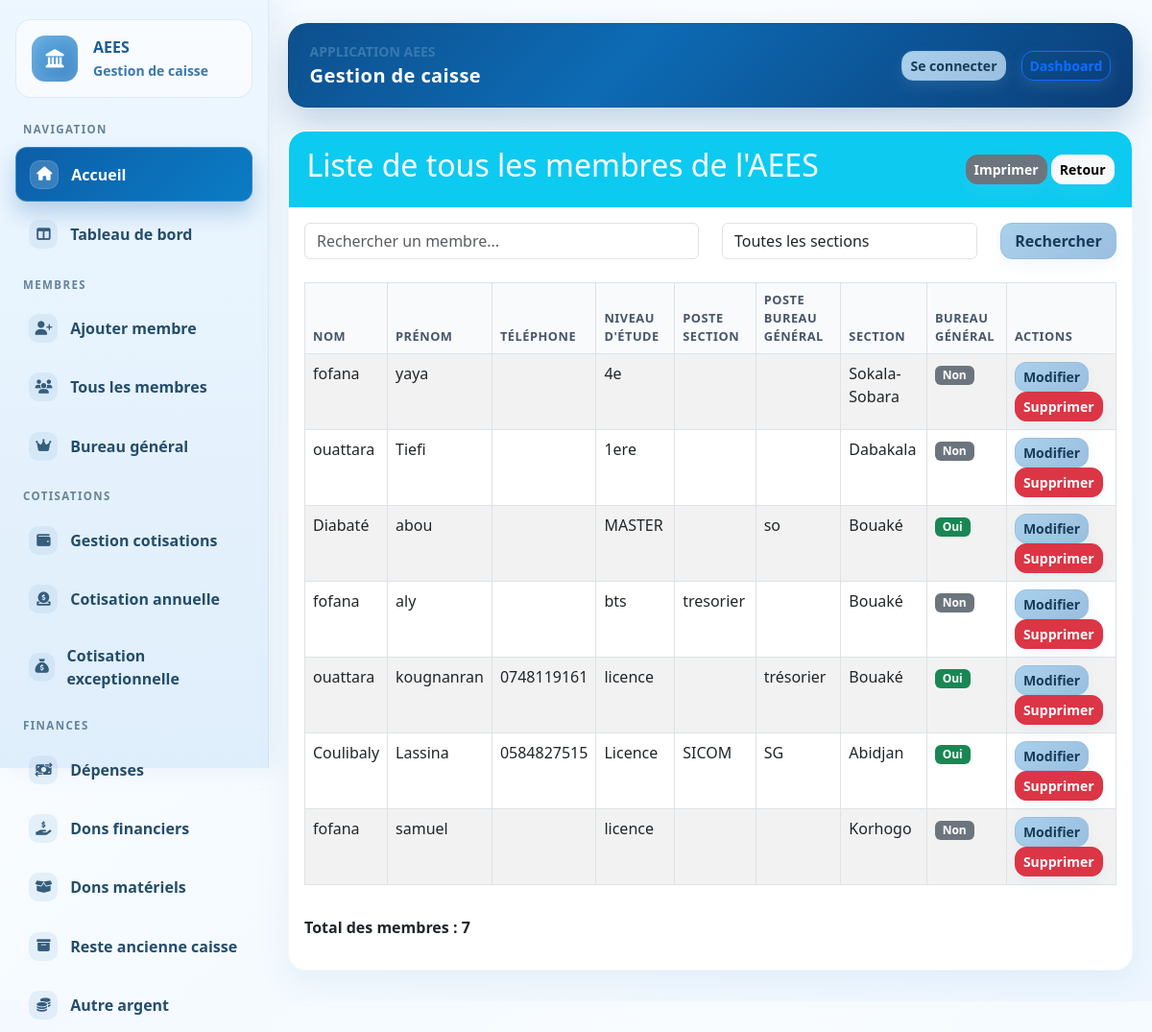
The app's page /membres/, older data.
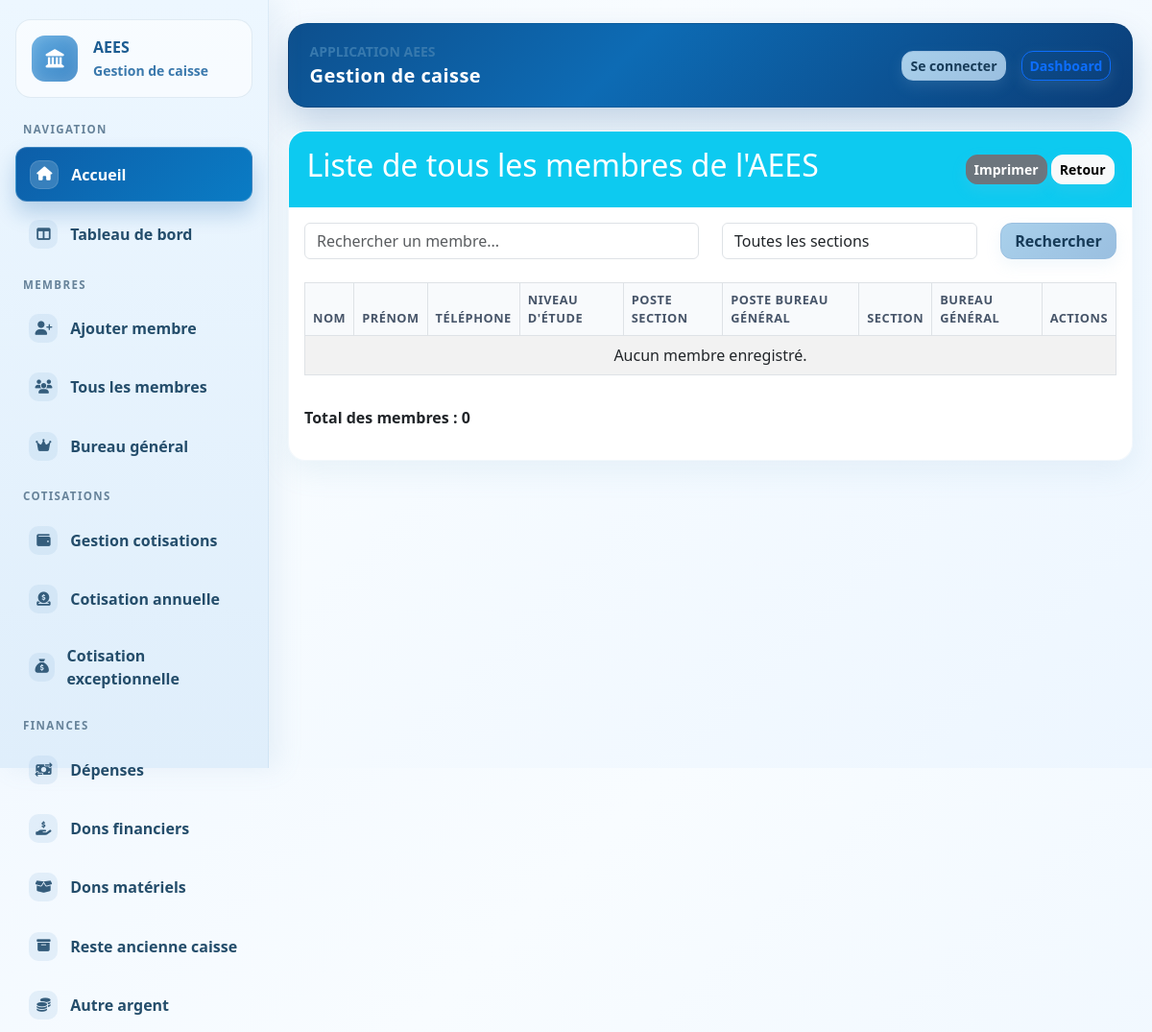
The same page, newer data.
### caisse/models.py (models this page shows, shortened)
class Membre(models.Model):
    nom = models.CharField(max_length=100)
    prenom = models.CharField(max_length=100)
    numero_telephone = models.CharField(max_length=20, blank=True)
    niveau_etude = models.CharField(max_length=100, blank=True)
    poste_section = models.CharField(max_length=100, blank=True)
    poste_bureau_general = models.CharField(max_length=100, blank=True)
    section = models.ForeignKey(Section, on_delete=models.CASCADE)
    est_membre_bureau_general = models.BooleanField(default=False)
    class Meta:
        verbose_name = 'membre'
        verbose_name_plural = 'membres'
        indexes = [
            models.Index(fields=['nom', 'prenom']),
            models.Index(fields=['section']),
            models.Index(fields=['est_membre_bureau_general']),
        ]

class Section(models.Model):
    nom = models.CharField(max_length=100, unique=True)
    class Meta:
        verbose_name = 'section'
        verbose_name_plural = 'sections'

### caisse/views.py (the view)
# urls.py: path('membres/', views.MembreListView.as_view(), name='membre_list'),
class MembreListView(ListView):
    model = Membre
    template_name = 'caisse/membre_list.html'
    context_object_name = 'membres'
    paginate_by = 20
    def get_queryset(self):
        queryset = super().get_queryset().select_related('section').order_by('section', 'nom', 'prenom')
        query = self.request.GET.get('q', '')
        section = self.request.GET.get('section', '')
        if query:
            queryset = queryset.filter(Q(nom__icontains=query) | Q(prenom__icontains=query))
        if section:
            queryset = queryset.filter(section__id=section)
        return queryset
    def get_context_data(self, **kwargs):
        context = super().get_context_data(**kwargs)
        context['sections'] = Section.objects.all()
        context['query'] = self.request.GET.get('q', '')
        context['selected_section'] = self.request.GET.get('section', '')
        return context

### caisse/templates/caisse/membre_list.html (shortened to what this page needs)
{% extends 'caisse/base.html' %}
{% block content %}
<div class="card">
    <div class="card-header bg-info text-white d-flex justify-content-between align-items-center">
        <h2>Liste de tous les membres de l'AEES</h2>
        <div>
            <button onclick="window.print()" class="btn btn-secondary btn-sm">Imprimer</button>
            <a href="{% url 'caisse:index' %}" class="btn btn-light btn-sm">Retour</a>
        </div>
    </div>
    <div class="card-body">
        <form method="get" class="mb-4">
            <div class="row">
                <div class="col-md-6">
                    <input type="text" name="q" class="form-control" placeholder="Rechercher un membre..." value="{{ query }}">
                </div>
                <div class="col-md-4">
                    <select name="section" class="form-control">
                        <option value="">Toutes les sections</option>
                    </select>
                </div>
                <div class="col-md-2">
                    <button type="submit" class="btn btn-primary w-100">Rechercher</button>
                </div>
            </div>
        </form>
        <div class="table-responsive">
            <table class="table table-striped table-bordered">
                <thead>
                    <tr>
                        <th>Nom</th>
                        <th>Prénom</th>
                        <th>Téléphone</th>
                        <th>Niveau d'Étude</th>
                        <th>Poste Section</th>
                        <th>Poste Bureau Général</th>
                        <th>Section</th>
                        <th>Bureau Général</th>
                        <th>Actions</th>
                    </tr>
                </thead>
                <tbody>
                    {% for membre in membres %}
                    <tr>
                        <td>{{ membre.nom }}</td>
                        <td>{{ membre.prenom }}</td>
                        <td>{{ membre.numero_telephone }}</td>
                        <td>{{ membre.niveau_etude }}</td>
                        <td>{{ membre.poste_section }}</td>
                        <td>{{ membre.poste_bureau_general }}</td>
                        <td>{{ membre.section.nom }}</td>
                        <td>{% if membre.est_membre_bureau_general %}<span class="badge bg-success">Oui</span>{% else %}<span class="badge bg-secondary">Non</span>{% endif %}</td>
                        <td>
                             <a href="{% url 'caisse:membre_update' membre.pk %}" class="btn btn-primary btn-sm"> Modifier
                             </a>
                             <a href="{% url 'caisse:membre_delete' membre.pk %}" class="btn btn-danger btn-sm">Supprimer
                             </a>
                        </td>
                    </tr>
                    {% empty %}
                    <tr><td colspan="9" class="text-center">Aucun membre enregistré.</td></tr>
                    {% endfor %}
                </tbody>
            </table>
        </div>
        <p class="mt-3"><strong>Total des membres : {{ paginator.count }}</strong></p>
    </div>
{% endblock %}

### caisse/templates/caisse/base.html (shortened to what this page needs)
{% load static %}
<!DOCTYPE html>
<html lang="fr">
<head>
    <link href="https://cdn.jsdelivr.net/npm/bootstrap@5.3.0/dist/css/bootstrap.min.css" rel="stylesheet">
    <link rel="stylesheet" href="https://cdnjs.cloudflare.com/ajax/libs/font-awesome/6.4.0/css/all.min.css">
</head>
<body>
    <div class="app-shell">
        <aside class="sidebar">
            <div class="brand-box d-flex align-items-center gap-3">
                <div class="brand-icon"><i class="fa-solid fa-landmark"></i></div>
                <div>
                    <div class="brand-name fw-bold fs-6 mb-0">AEES</div>
                    <small class="brand-subtitle">Gestion de caisse</small>
                </div>
            </div>
            <div class="nav-section-title">Navigation</div>
            <a class="nav-link-item home-item {% if request.path == '/' %}active{% endif %}" href="{% url 'caisse:index' %}">
                <span class="icon"><i class="fa-solid fa-house"></i></span>
                <span>Accueil</span>
            </a>
            <a class="nav-link-item" href="{% url 'caisse:dashboard' %}">
                <span class="icon"><i class="fa-solid fa-table-columns"></i></span>
                <span>Tableau de bord</span>
            </a>
            <div class="nav-section-title">Membres</div>
            <a class="nav-link-item" href="{% url 'caisse:membre_create' %}">
                <span class="icon"><i class="fa-solid fa-user-plus"></i></span>
                <span>Ajouter membre</span>
            </a>
            <a class="nav-link-item" href="{% url 'caisse:membre_list' %}">
                <span class="icon"><i class="fa-solid fa-users"></i></span>
                <span>Tous les membres</span>
            </a>
            <a class="nav-link-item" href="{% url 'caisse:bureau_general_list' %}">
                <span class="icon"><i class="fa-solid fa-crown"></i></span>
                <span>Bureau général</span>
            </a>
            <div class="nav-section-title">Cotisations</div>
            <a class="nav-link-item" href="{% url 'caisse:cotisation_record_list' %}">
                <span class="icon"><i class="fa-solid fa-wallet"></i></span>
                <span>Gestion cotisations</span>
            </a>
            <a class="nav-link-item" href="{% url 'caisse:cotisation_create' %}?type=ANNUELLE">
                <span class="icon"><i class="fa-solid fa-circle-dollar-to-slot"></i></span>
                <span>Cotisation annuelle</span>
            </a>
            <a class="nav-link-item" href="{% url 'caisse:cotisation_create' %}?type=BOOSTER">
                <span class="icon"><i class="fa-solid fa-sack-dollar"></i></span>
                <span>Cotisation exceptionnelle</span>
            </a>
            <div class="nav-section-title">Finances</div>
            <a class="nav-link-item" href="{% url 'caisse:depense_list' %}">
                <span class="icon"><i class="fa-solid fa-money-bill-transfer"></i></span>
                <span>Dépenses</span>
            </a>
            <a class="nav-link-item" href="{% url 'caisse:don_financier_create' %}">
                <span class="icon"><i class="fa-solid fa-hand-holding-dollar"></i></span>
                <span>Dons financiers</span>
            </a>
            <a class="nav-link-item" href="{% url 'caisse:don_materiel_create' %}">
                <span class="icon"><i class="fa-solid fa-box-open"></i></span>
                <span>Dons matériels</span>
            </a>
            <a class="nav-link-item" href="{% url 'caisse:reste_ancienne_caisse_create' %}">
                <span class="icon"><i class="fa-solid fa-box-archive"></i></span>
                <span>Reste ancienne caisse</span>
            </a>
            <a class="nav-link-item" href="{% url 'caisse:autre_argent_create' %}">
                <span class="icon"><i class="fa-solid fa-coins"></i></span>
                <span>Autre argent</span>
            </a>
        </aside>
        <main class="content-area">
            <div class="topbar d-flex justify-content-between align-items-center flex-wrap gap-3">
                <div>
                    <div class="small text-uppercase fw-semibold" style="color: #3779ae;">Application AEES</div>
                    <div class="brand-title fw-bold fs-5">Gestion de caisse</div>
                </div>
                <div class="d-flex align-items-center gap-3">
                    {% if user.is_authenticated %}
                        <span class="user-pill"><i class="fa-solid fa-user me-2"></i>{{ user.username }}</span>
                    {% else %}
                        <a href="{% url 'login' %}" class="btn btn-primary btn-sm">Se connecter</a>
                    {% endif %}
                    <a href="{% url 'caisse:dashboard' %}" class="btn btn-outline-primary btn-sm">Dashboard</a>
                </div>
            </div>
            {% block content %}{% endblock %}
        </main>
    </div>
</body>
</html>

### caisse/templates/caisse/base.html (style rules this page uses)
:root { --sidebar-bg: #e3f0fb; --sidebar-soft: #f3f9ff; --primary: #9ec5e2; --primary-soft: #edf7ff; --success: #8cc7ae; --warning: #f2d58a; --danger: #e8a7a7; --gray-100: #f8fbff; --gray-200: #e6f2fb; --gray-600: #647d93; --gray-700: #38536d; --shadow-soft: 0 12px 30px rgba(126, 170, 201, 0.12); }
body { background: linear-gradient(135deg, #f3f9ff 0%, #f8fcff 35%, #edf6ff 100%); font-family: 'Segoe UI', Tahoma, Geneva, Verdana, sans-serif; color: #1f3950; }
.app-shell { min-height: 100vh; display: flex; }
.sidebar { width: 280px; background: linear-gradient(180deg, #edf7ff 0%, #dfeefb 100%); color: #1f3950; position: sticky; top: 0; height: 100vh; box-shadow: 10px 0 25px rgba(120, 165, 198, 0.12); padding: 1.25rem 1rem; border-right: 1px solid rgba(120, 165, 198, 0.15); }
.brand-box { background: rgba(255, 255, 255, 0.6); border: 1px solid rgba(150, 183, 206, 0.25); border-radius: 16px; padding: 1rem; margin-bottom: 1.5rem; }
.brand-box .brand-icon { width: 48px; height: 48px; background: linear-gradient(135deg, #5fa9df, #3d87c7); border-radius: 14px; display: flex; align-items: center; justify-content: center; font-size: 1.2rem; color: white; box-shadow: inset 0 0 15px rgba(255,255,255,0.2); }
.brand-box .brand-name { color: #1d5d92; font-weight: 800; }
.brand-box .brand-subtitle { color: #3b79ad; font-weight: 600; }
.nav-section-title { color: #67839a; font-size: 0.72rem; text-transform: uppercase; letter-spacing: 0.12em; margin: 1rem 0.5rem 0.6rem; font-weight: 700; }
.nav-link-item { display: flex; align-items: center; gap: 0.8rem; padding: 0.8rem 0.9rem; border-radius: 12px; color: #244d6b; text-decoration: none; font-weight: 600; transition: all 0.2s ease; margin-bottom: 0.35rem; }
.nav-link-item.home-item, .nav-link-item.home-item:hover, .nav-link-item.home-item.active { background: linear-gradient(135deg, #0d5ea8 0%, #0a7cc5 100%); color: #ffffff; box-shadow: 0 12px 22px rgba(13, 94, 168, 0.24); border: 1px solid rgba(255, 255, 255, 0.2); }
.nav-link-item.home-item .icon, .nav-link-item.home-item:hover .icon, .nav-link-item.home-item.active .icon { background: rgba(255,255,255,0.18); color: #ffffff; box-shadow: inset 0 0 0 1px rgba(255,255,255,0.12); }
.nav-link-item .icon { width: 30px; height: 30px; border-radius: 10px; display: inline-flex; align-items: center; justify-content: center; background: rgba(158, 197, 226, 0.22); font-size: 0.9rem; color: #355d7c; }
.content-area { flex: 1; padding: 1.5rem 1.25rem 2rem; }
.topbar { background: linear-gradient(135deg, #0d4f8d 0%, #0d6bb4 40%, #0b3d77 100%); border: 1px solid rgba(8, 46, 80, 0.2); border-radius: 20px; box-shadow: 0 18px 34px rgba(13, 79, 141, 0.22); padding: 1.1rem 1.35rem; margin-bottom: 1.5rem; color: white; min-height: 78px; }
.topbar .brand-title { color: #ffffff; font-weight: 800; letter-spacing: 0.02em; }
.card { border: 0; border-radius: 18px; box-shadow: var(--shadow-soft); background: rgba(255,255,255,0.98); border: 1px solid rgba(158, 197, 226, 0.12); }
.card-header { border: 0; border-radius: 18px 18px 0 0 !important; padding: 1rem 1.15rem; }
.btn { border-radius: 12px; font-weight: 600; transition: all 0.2s ease; box-shadow: 0 6px 16px rgba(158, 197, 226, 0.14); }
.btn-primary { background: linear-gradient(135deg, #a9d0eb 0%, #9abfe0 100%); border-color: #9abfe0; color: #173b58; }
.table thead th { background: #f8fafc; color: #475569; font-size: 0.8rem; text-transform: uppercase; letter-spacing: 0.04em; }

Row changes from the older to the newer data that the page shows:
removed Membre: nom "fofana", prenom "yaya", niveau_etude "4e", section.nom "Sokala-Sobara", est_membre_bureau_general "Non"
removed Membre: nom "ouattara", prenom "Tiefi", niveau_etude "1ere", section.nom "Dabakala", est_membre_bureau_general "Non"
removed Membre: nom "Diabaté", prenom "abou", niveau_etude "MASTER", poste_bureau_general "so", section.nom "Bouaké", est_membre_bureau_general "Oui"
removed Membre: nom "fofana", prenom "aly", niveau_etude "bts", poste_section "tresorier", section.nom "Bouaké", est_membre_bureau_general "Non"
removed Membre: nom "ouattara", prenom "kougnanran", numero_telephone "0748119161", niveau_etude "licence", poste_bureau_general "trésorier", section.nom "Bouaké", est_membre_bureau_general "Oui"
removed Membre: nom "Coulibaly", prenom "Lassina", numero_telephone "0584827515", niveau_etude "Licence", poste_section "SICOM", poste_bureau_general "SG", section.nom "Abidjan", est_membre_bureau_general "Oui"
removed Membre: nom "fofana", prenom "samuel", niveau_etude "licence", section.nom "Korhogo", est_membre_bureau_general "Non"
Text that changed along with them:
{{ paginator.count }}: "7" → "0"
text now shown: "Aucun membre enregistré."
